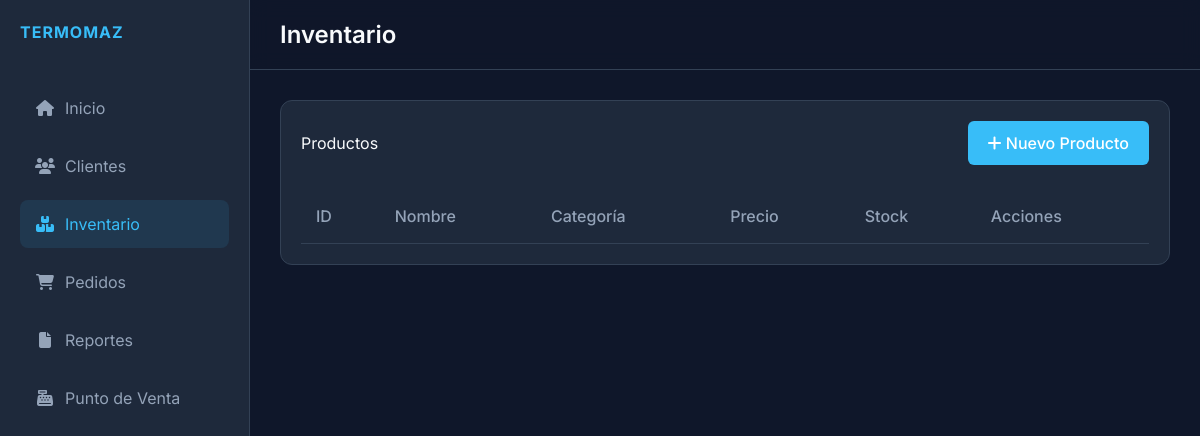
The page /inventory on the database as committed earlier.
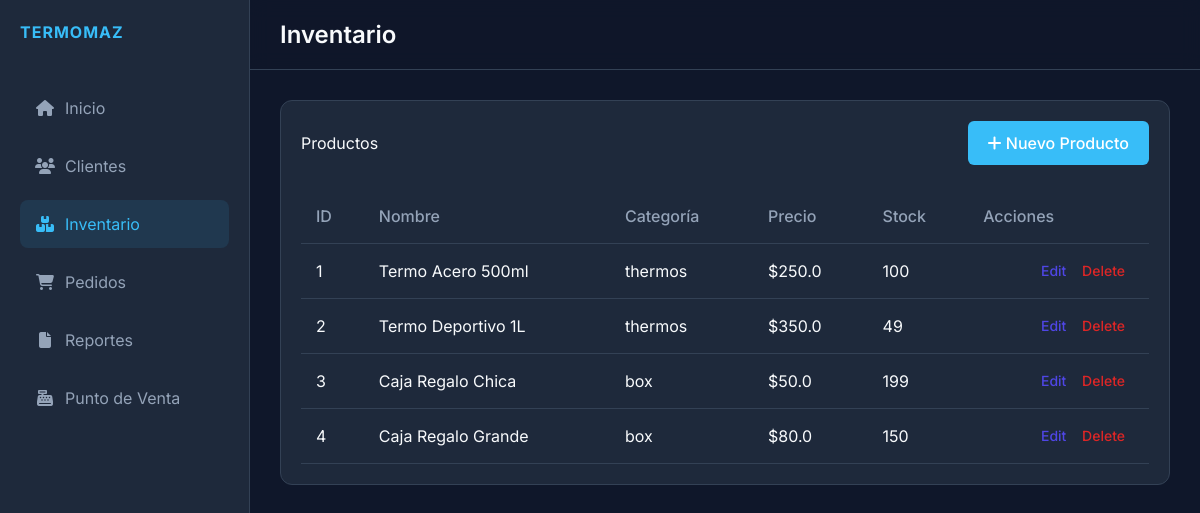
The same page on the database as committed later.
### models.py (models this page shows)
class Product(db.Model):
    id = db.Column(db.Integer, primary_key=True)
    name = db.Column(db.String(100), nullable=False)
    description = db.Column(db.Text)
    price = db.Column(db.Float, nullable=False)
    stock = db.Column(db.Integer, default=0)
    category = db.Column(db.String(50)) # 'thermos', 'box', 'other'
    created_at = db.Column(db.DateTime, default=datetime.utcnow)

### app.py (the view)
@app.route('/inventory')
def inventory():
    all_products = Product.query.all()
    return render_template('inventory.html', products=all_products)

### templates/inventory.html (shortened to what this page needs)
{% extends 'base.html' %}
{% block title %}Inventario{% endblock %}
{% block content %}
<div class="card">
    <div class="modal-header" style="margin-bottom: 0;">
        <h2>Productos</h2>
        <button class="btn btn-primary" onclick="toggleModal('addProductModal')"><i class="fas fa-plus"></i> Nuevo
            Producto</button>
    </div>
    <br>
    <div class="table-container">
        <table>
            <thead>
                <tr>
                    <th>ID</th>
                    <th>Nombre</th>
                    <th>Categoría</th>
                    <th>Precio</th>
                    <th>Stock</th>
                    <th>Acciones</th>
                </tr>
            </thead>
            <tbody>
                {% for product in products %}
                <tr>
                    <td>{{ product.id }}</td>
                    <td>{{ product.name }}</td>
                    <td>{{ product.category }}</td>
                    <td>${{ product.price }}</td>
                    <td>{{ product.stock }}</td>
                    <td class="px-6 py-4 whitespace-nowrap text-right text-sm font-medium">
                        <button
                            onclick="openEditModal('{{ product.id }}', '{{ product.name }}', '{{ product.category }}', '{{ product.price }}', '{{ product.stock }}', '{{ product.description }}')"
                            class="text-indigo-600 hover:text-indigo-900 mr-3">Edit</button>
                        <a href="{{ url_for('delete_product', id=product.id) }}" class="text-red-600 hover:text-red-900"
                            onclick="return confirm('Are you sure?')">Delete</a>
                    </td>
                </tr>
                {% endfor %}
            </tbody>
        </table>
    </div>
</div>
{% endblock %}

Rows that differ between the two databases and show on the page:
added Product: id "1", name "Termo Acero 500ml", category "thermos", price "250.0", stock "100"
added Product: id "2", name "Termo Deportivo 1L", category "thermos", price "350.0", stock "49"
added Product: id "3", name "Caja Regalo Chica", category "box", price "50.0", stock "199"
added Product: id "4", name "Caja Regalo Grande", category "box", price "80.0", stock "150"
